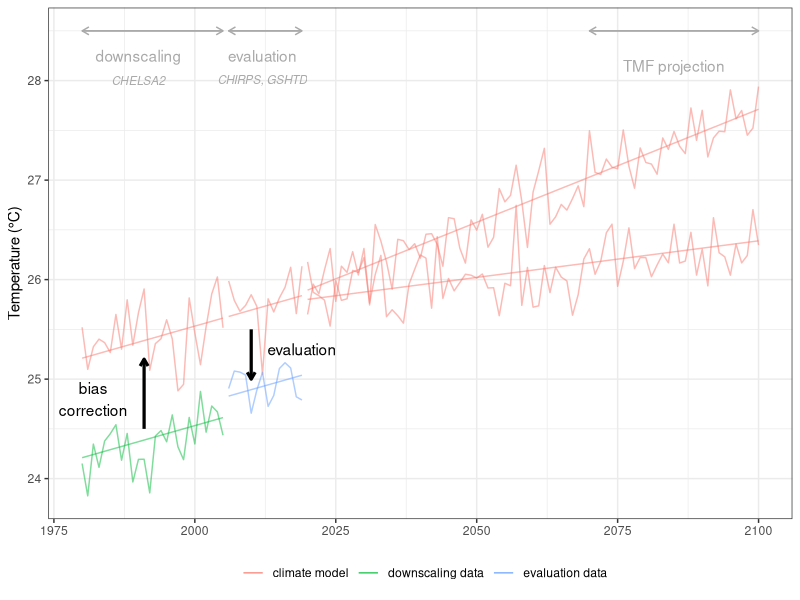
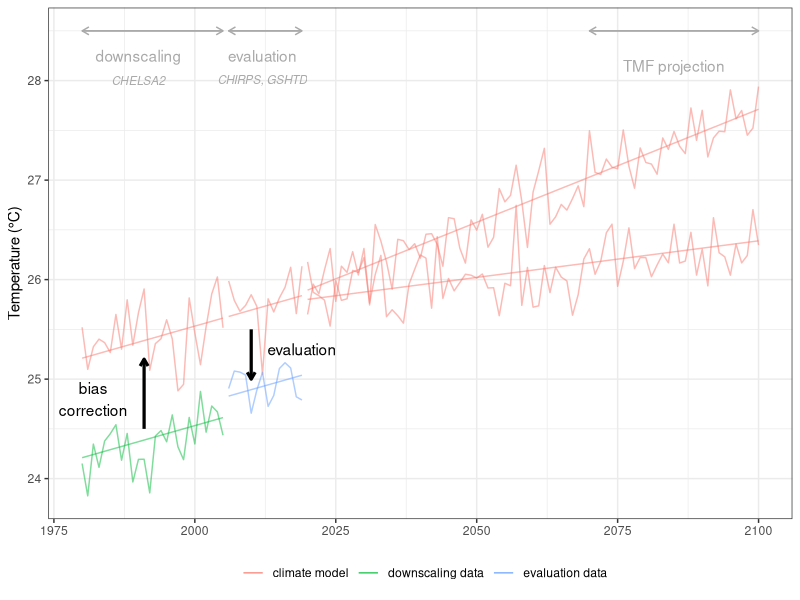

The R source for these figures, in order:
## ---- chunk 1
#| message: false
#| warning: false
#| fig-cap: "Fig. 1. Study scheme. We first downscaled CMIP6 global climate models (GCMs) and CORDEX regional climate models (RCMs) for experiments 2.6 and 8.5 against CHELSA2 using bias correction with monthly means of the period 1980-2005. We then assessed the downscaled projections against monthly means of precipitation (CHIRPS) and temperature (GSHTD) for the period 2006-2019. Finally, we projected the potential future tropical moist forest (TMF) climate niche for all models and experiments for the period 2070-2100." #nolint
library(tidyverse)
set.seed(42)
arrow_height <- 28.5
g <- bind_rows(
  data.frame(
    year = 1980:2005,
    period = "historical",
    experiment = "historical",
    product = "climate model"
  ) %>%
    mutate(mean_temperature = -6.717360 + 0.016125 * year) %>%
    mutate(temperature = mean_temperature + rnorm(n(), 0, sd = 0.2266)),
  data.frame(
    year = 1980:2005,
    period = "historical",
    experiment = "historical",
    product = "downscaling data"
  ) %>%
    mutate(mean_temperature = -6.717360 + 0.016125 * year - 1) %>%
    mutate(temperature = mean_temperature + rnorm(n(), 0, sd = 0.2266)),
  data.frame(
    year = 2006:2019,
    period = "evaluation",
    experiment = "historical",
    product = "climate model"
  ) %>%
    mutate(mean_temperature = -6.717360 + 0.016125 * year) %>%
    mutate(temperature = mean_temperature + rnorm(n(), 0, sd = 0.2266)),
  data.frame(
    year = 2006:2019,
    period = "evaluation",
    experiment = "historical",
    product = "evaluation data"
  ) %>%
    mutate(mean_temperature = -6.717360 + 0.016125 * year - 0.8) %>%
    mutate(temperature = mean_temperature + rnorm(n(), 0, sd = 0.2266)),
  data.frame(
    year = 2020:2100,
    period = "projection",
    experiment = "2.6",
    product = "climate model"
  ) %>%
    mutate(mean_temperature = 1.094e+01 + 7.357e-03 * year) %>%
    mutate(temperature = mean_temperature + rnorm(n(), 0, sd = 0.2492)),
  data.frame(
    year = 2020:2100,
    period = "projection",
    experiment = "8.5",
    product = "climate model"
  ) %>%
    mutate(mean_temperature = -20 + 2.272e-02 * year) %>%
    mutate(temperature = mean_temperature + rnorm(n(), 0, sd = 0.2285))
) %>%
  ggplot(aes(x = year)) +
  geom_line(aes(
    y = temperature, col = product,
    group = paste(period, experiment, product)
  ), alpha = .5) +
  geom_line(aes(
    y = mean_temperature, col = product,
    group = paste(period, experiment, product)
  ), alpha = .5) +
  theme_bw() +
  ylab("Temperature (°C)") +
  scale_colour_discrete("") +
  theme(legend.position = "bottom", axis.title.x = element_blank()) +
  geom_segment(aes(x = x, y = y, xend = xend, yend = yend),
    col = "darkgrey",
    data.frame(
      x = 1980, xend = 2005,
      y = arrow_height, yend = arrow_height
    ),
    arrow = arrow(length = unit(0.2, "cm"))
  ) +
  geom_segment(aes(x = x, y = y, xend = xend, yend = yend),
    col = "darkgrey",
    data.frame(
      x = 2005, xend = 1980,
      y = arrow_height, yend = arrow_height
    ),
    arrow = arrow(length = unit(0.2, "cm"))
  ) +
  geom_segment(aes(x = x, y = y, xend = xend, yend = yend),
    col = "darkgrey",
    data.frame(
      x = 2006, xend = 2019,
      y = arrow_height, yend = arrow_height
    ),
    arrow = arrow(length = unit(0.2, "cm"))
  ) +
  geom_segment(aes(x = x, y = y, xend = xend, yend = yend),
    col = "darkgrey",
    data.frame(
      x = 2019, xend = 2006,
      y = arrow_height, yend = arrow_height
    ),
    arrow = arrow(length = unit(0.2, "cm"))
  ) +
  geom_segment(aes(x = x, y = y, xend = xend, yend = yend),
    col = "darkgrey",
    data.frame(
      x = 2070, xend = 2100,
      y = arrow_height, yend = arrow_height
    ),
    arrow = arrow(length = unit(0.2, "cm"))
  ) +
  geom_segment(aes(x = x, y = y, xend = xend, yend = yend),
    col = "darkgrey",
    data.frame(
      x = 2100, xend = 2070,
      y = arrow_height, yend = arrow_height
    ),
    arrow = arrow(length = unit(0.2, "cm"))
  ) +
  annotate("text",
    x = 1990, y = arrow_height - 0.25,
    label = "downscaling", col = "darkgrey"
  ) +
  annotate("text",
    x = 1990, y = arrow_height - 0.5,
    label = "italic('CHELSA2')",
    parse = TRUE, size = 3, col = "darkgrey"
  ) +
  annotate("text",
    x = 2012, y = arrow_height - 0.25,
    label = "evaluation", col = "darkgrey"
  ) +
  annotate("text",
    x = 2012, y = arrow_height - 0.5,
    label = "italic('CHIRPS, GSHTD')",
    parse = TRUE, size = 3, col = "darkgrey"
  ) +
  annotate("text",
    x = 2085, y = arrow_height - 0.35,
    label = "TMF projection", col = "darkgrey"
  ) +
  geom_segment(aes(x = x, y = y, xend = xend, yend = yend),
    col = "black", size = 1.1,
    data.frame(
      x = 1991, xend = 1991,
      y = 24.5, yend = 25.2
    ),
    arrow = arrow(length = unit(0.2, "cm"))
  ) +
  annotate("text",
    x = 1982, y = 25 - 0.2,
    label = "bias\ncorrection", col = "black"
  ) +
  geom_segment(aes(x = x, y = y, xend = xend, yend = yend),
    col = "black", size = 1.1,
    data.frame(
      x = 2010, xend = 2010,
      y = 25.5, yend = 25
    ),
    arrow = arrow(length = unit(0.2, "cm"))
  ) +
  annotate("text",
    x = 2019, y = 25.3,
    label = "evaluation", col = "black"
  )
ggsave("figures/f01.png", g, bg = "white", dpi = 800, height = 4, width = 7)
g
